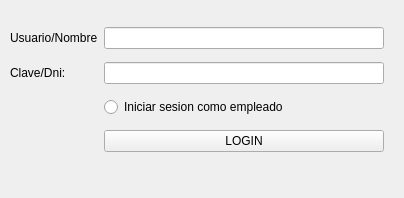
<?xml version="1.0" encoding="UTF-8"?>
<ui version="4.0">
 <class>Widget</class>
 <widget class="QWidget" name="Widget">
  <property name="geometry">
   <rect>
    <x>0</x>
    <y>0</y>
    <width>404</width>
    <height>198</height>
   </rect>
  </property>
  <property name="windowTitle">
   <string>Widget</string>
  </property>
  <widget class="QWidget" name="layoutWidget">
   <property name="geometry">
    <rect>
     <x>10</x>
     <y>20</y>
     <width>374</width>
     <height>142</height>
    </rect>
   </property>
   <layout class="QGridLayout" name="gridLayout">
    <item row="0" column="1">
     <widget class="QLineEdit" name="txt_usuario"/>
    </item>
    <item row="1" column="1">
     <widget class="QLineEdit" name="txt_usuario_2">
      <property name="echoMode">
       <enum>QLineEdit::Password</enum>
      </property>
     </widget>
    </item>
    <item row="3" column="1">
     <widget class="QPushButton" name="btn_login">
      <property name="text">
       <string>LOGIN</string>
      </property>
     </widget>
    </item>
    <item row="2" column="1">
     <widget class="QRadioButton" name="rbt_empleado">
      <property name="text">
       <string>Iniciar sesion como empleado</string>
      </property>
     </widget>
    </item>
    <item row="1" column="0">
     <widget class="QLabel" name="label_2">
      <property name="text">
       <string>Clave/Dni:</string>
      </property>
     </widget>
    </item>
    <item row="0" column="0">
     <widget class="QLabel" name="label">
      <property name="text">
       <string>Usuario/Nombre</string>
      </property>
     </widget>
    </item>
   </layout>
  </widget>
 </widget>
 <resources/>
 <connections/>
</ui>
